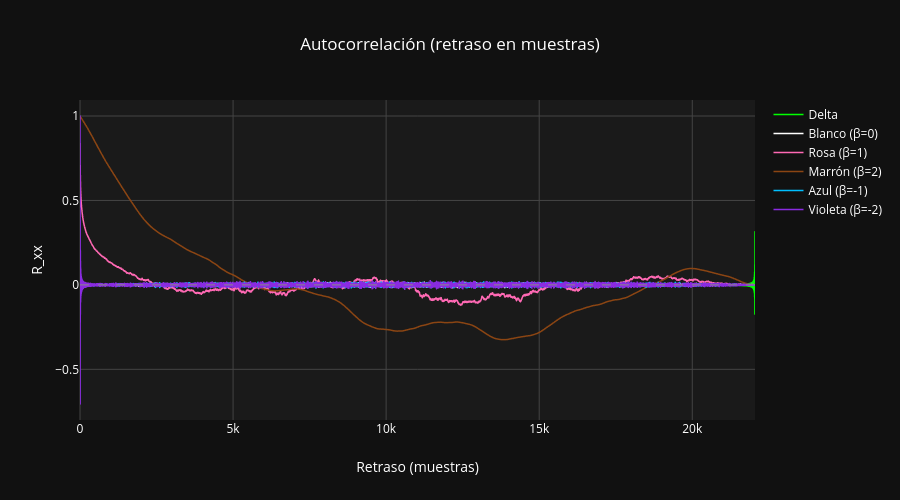

The notebook cell saved with this chart:
### Markdown cell above
## Autocorrelación

La autocorrelación $R_{xx}(\tau)$ mide cuánto se parece la señal a sí misma desplazada $\tau$ muestras:

- **Blanco**: cae inmediatamente a cero (sin memoria).
- **Rosa**: decae lentamente (memoria de medio alcance).
- **Browniano**: decae muy lentamente (memoria de largo alcance).

Usamos 3000 lags (retrasos) para ver el comportamiento inicial.

### Code cell
def compute_autocorr(x, max_lag):
    x = x - np.mean(x)
    corr = signal.correlate(x, x, mode='full') / (np.var(x) * len(x))
    centro = len(corr) // 2
    return np.arange(max_lag), corr[centro:centro + max_lag]

def plot_autocorr(senales, titulos, colores, max_lag=22050):
    fig = go.Figure()
    for sig, lbl, color in zip(senales, titulos, colores):
        lags, corr = compute_autocorr(sig, max_lag)
        fig.add_trace(go.Scattergl(x=lags, y=corr, mode='lines',
                                   line=dict(color=color, width=1.5), name=lbl))
    fig.add_hline(y=0, line=dict(color='#888888', width=1, dash='dash'))
    fig.update_layout(title="Autocorrelación (retraso en muestras)",
                      xaxis_title="Retraso (muestras)",
                      yaxis_title="R_xx",
                      height=500)
    fig.show()

plot_autocorr(
    [h_delta, h_white, h_pink, h_brown, h_blue, h_violet],
    ["Delta", "Blanco (β=0)", "Rosa (β=1)", "Marrón (β=2)", "Azul (β=-1)", "Violeta (β=-2)"],
    [COLOR_DELTA, COLOR_WHITE, COLOR_PINK, COLOR_BROWN, COLOR_BLUE, COLOR_VIOLET]
)

### Figure 1 — Plotly figure (JSON) as saved in the notebook; plotly's stock layout.template omitted (floating-point values rounded to 4 significant figures; data arrays with more than 128 entries replaced by an {"elided": "..."} marker saying what was removed)
{"data": [{"line": {"color": "#00ff00", "width": 1.5}, "mode": "lines", "name": "Delta", "type": "scattergl", "x": {"elided": "22050 int values"}, "y": {"elided": "22050 float values"}}, {"line": {"color": "#ffffff", "width": 1.5}, "mode": "lines", "name": "Blanco (β=0)", "type": "scattergl", "x": {"elided": "22050 int values"}, "y": {"elided": "22050 float values"}}, {"line": {"color": "#ff69b4", "width": 1.5}, "mode": "lines", "name": "Rosa (β=1)", "type": "scattergl", "x": {"elided": "22050 int values"}, "y": {"elided": "22050 float values"}}, {"line": {"color": "#8b4513", "width": 1.5}, "mode": "lines", "name": "Marrón (β=2)", "type": "scattergl", "x": {"elided": "22050 int values"}, "y": {"elided": "22050 float values"}}, {"line": {"color": "#00bfff", "width": 1.5}, "mode": "lines", "name": "Azul (β=-1)", "type": "scattergl", "x": {"elided": "22050 int values"}, "y": {"elided": "22050 float values"}}, {"line": {"color": "#8a2be2", "width": 1.5}, "mode": "lines", "name": "Violeta (β=-2)", "type": "scattergl", "x": {"elided": "22050 int values"}, "y": {"elided": "22050 float values"}}], "layout": {"height": 500, "shapes": [{"line": {"color": "#888888", "dash": "dash", "width": 1}, "type": "line", "x0": 0, "x1": 1, "xref": "x domain", "y0": 0, "y1": 0, "yref": "y"}], "title": {"text": "Autocorrelación (retraso en muestras)"}, "xaxis": {"title": {"text": "Retraso (muestras)"}}, "yaxis": {"title": {"text": "R_xx"}}}}
